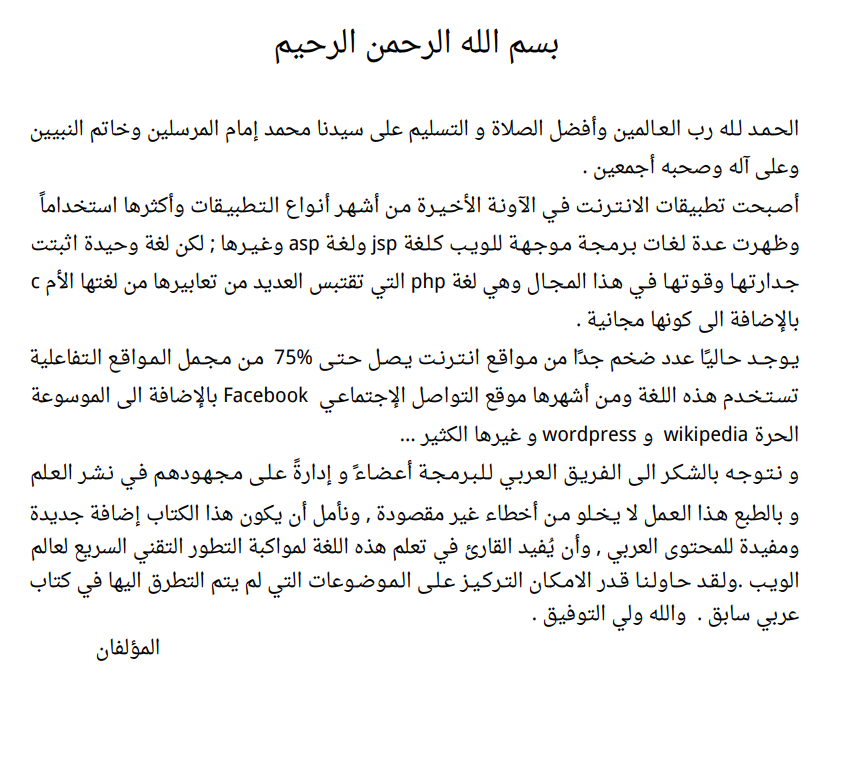
#> input picture charachter_segmentation/Segmentation/ww.png, 847 x 770 px
$ python -i imaglineseg.py   (imports and definitions only)
#> lines starting #> are read from the running program, lines starting #| are printed output that depends on the picture; after the words box and inside, x2 and y2 are one past the last pixel; in counts of white or black regions, pixels touching at a corner belong together
import sys
from datetime import datetime
from tkinter import *
import time
# loading Python Imaging Library
from PIL import ImageTk, Image

# To get the dialog box to open when required
from tkinter import filedialog

import numpy as np
import cv2
import os

import cv2
import numpy as np

#  This is a line segmentation code
def sep_line():
    # open file dialog box to select image
    # The dialogue box has a title "open image"
    filename = filedialog.askopenfilename(title='"pen')
#> the answer given: ww.png
    print(filename)
    # get the file name only
    print(os.path.basename(filename))
    image = cv2.imread(filename)
#> image is the input picture: shape (770, 847, 3); mean B, G, R 242.4, 242.4, 242.4
    if image is None:
        print ("error: image not read from file \n\n")
        os.system("pause")
        return


    gray = cv2.cvtColor(image, cv2.COLOR_BGR2GRAY)
    ret, thresh = cv2.threshold(gray, 127, 255, cv2.THRESH_BINARY_INV)
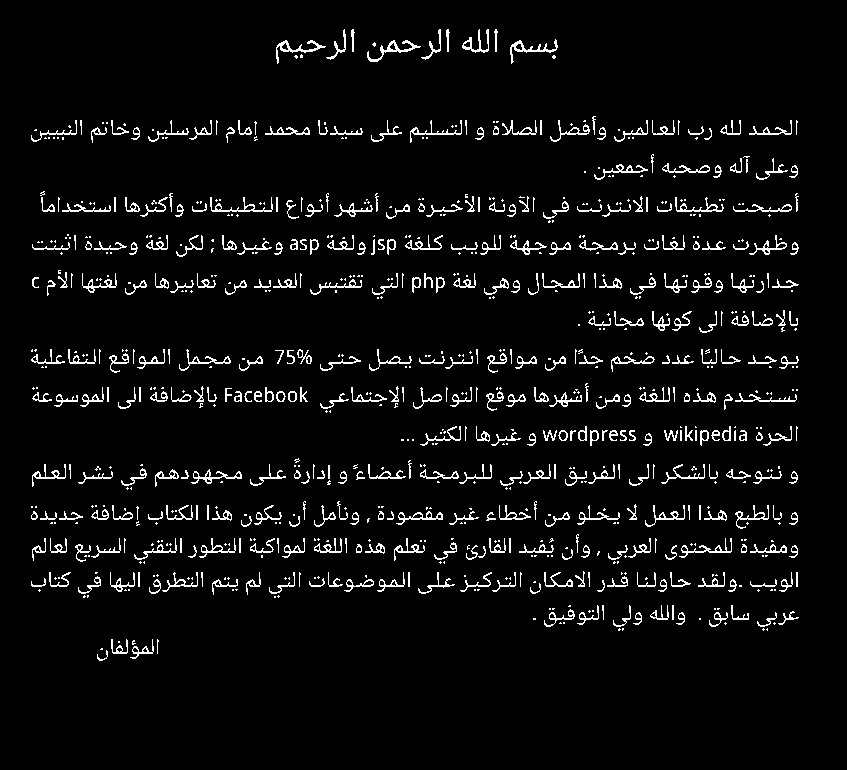
#> thresh: shape (770, 847); 4.9% white in thin lines or dots, all inside (x1, y1, x2, y2) = (31, 29, 799, 661)
    kernel = np.ones((5, 32), np.uint8)
    img_dilation = cv2.dilate(thresh, kernel, iterations=1)
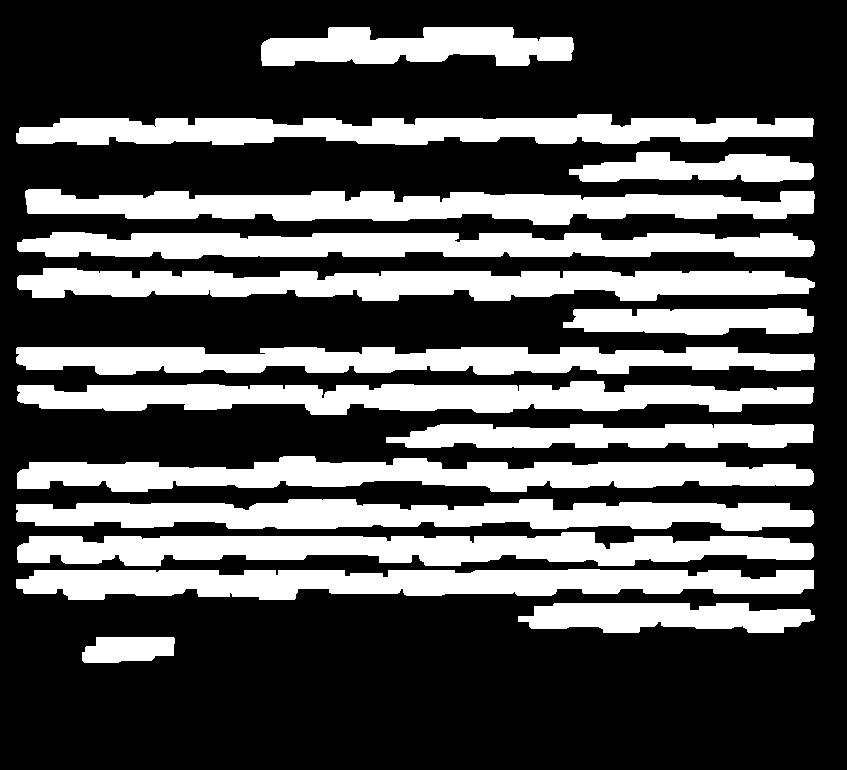
#> img_dilation: shape (770, 847); 32.8% white; 16 white regions
    # print(kernel)
    ctrs, hier = cv2.findContours(img_dilation.copy(), cv2.RETR_EXTERNAL, cv2.CHAIN_APPROX_SIMPLE)
#> ctrs = 16 contours; largest, box (x1, y1, x2, y2) and area: (17, 268, 815, 301) 17574, (16, 569, 814, 600) 17546, (17, 532, 814, 566) 17495, (17, 456, 814, 492) 17348, (25, 189, 815, 225) 17158
    sorted_ctrs = sorted(ctrs, key=lambda ctr: cv2.boundingRect(ctr)[0])
#> sorted_ctrs has the same summary as ctrs

    for i, ctr in enumerate(sorted_ctrs):
        x, y, w, h = cv2.boundingRect(ctr)
        roi = image[y:y + h, x:x + w]
        q=time.time()
        #######################################
        ##############################################################################
        #######################################
        dirname_line = 'Lines/%s' % (os.path.basename(filename))
        if (not (os.path.isdir(dirname_line))):
            os.mkdir(dirname_line)
        cv2.imwrite(os.path.join(dirname_line,'line-%s%s.png' % (q, i)), roi)
        cv2.rectangle(image, (x, y), (x + w, y + h), (90, 0, 255), 2)
        cv2.waitKey(0)
#> this loop made 16 passes
#> (x, y, w, h) on passes 1 to 12: (16, 569, 798, 31), (16, 499, 798, 32), (16, 347, 799, 28), (16, 114, 798, 31), (17, 532, 797, 34), (17, 456, 797, 36), (17, 381, 797, 34), (17, 268, 798, 33), (17, 232, 798, 27), (25, 189, 790, 36), (82, 637, 93, 26), (261, 27, 313, 39)
#> pass 1, in sep_line, `roi = image[y:y + h, x:x + w]`:
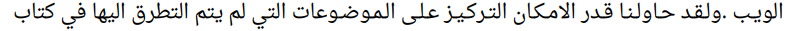
#> roi: shape (31, 798, 3); mean B, G, R 228, 228, 228
#> pass 2, in sep_line, `roi = image[y:y + h, x:x + w]`:
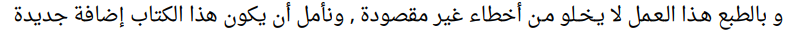
#> roi: shape (32, 798, 3); mean B, G, R 228.6, 228.6, 228.6
#> pass 3, in sep_line, `roi = image[y:y + h, x:x + w]`:
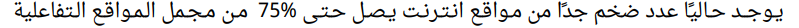
#> roi: shape (28, 799, 3); mean B, G, R 225.9, 225.9, 225.9
#> after the loop:
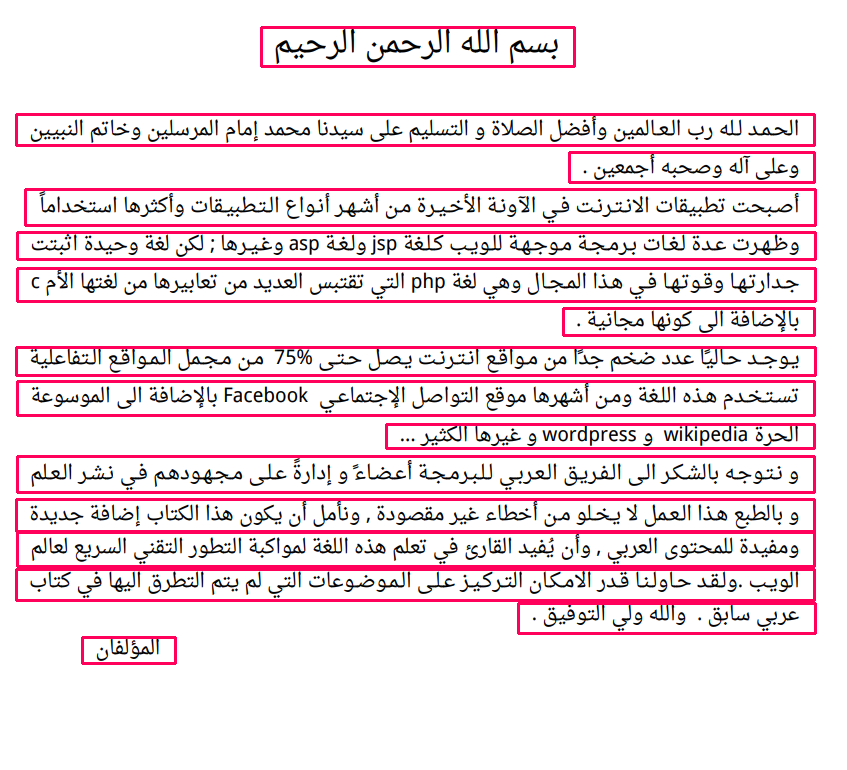
#> image: shape (770, 847, 3); 9.03% of pixels changed, all inside (x1, y1, x2, y2) = (15, 26, 817, 665)

    cv2.imshow('marked Line', image)
    cv2.waitKey(0)


def seperate_line():

    # Create a window
    root = Tk()

    # Set Title as Image Loader
    root.title("Image Loader for word Segmentation")

    # Set the resolution of window
    root.geometry('200x150')
    # Allow Window to be resizable
    root.resizable(width=True, height=True)

    # Create a button and place it into the window using grid layout
    btn = Button(root, text='open image', command=sep_line).grid(column=4, row=4)

    root.mainloop()

# [3 lines not run here, left out]

>>> result = sep_line()
